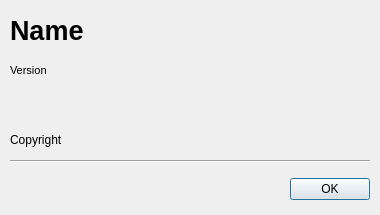
<?xml version="1.0" encoding="UTF-8"?>
<ui version="4.0">
 <class>AboutDialog</class>
 <widget class="QDialog" name="AboutDialog">
  <property name="geometry">
   <rect>
    <x>0</x>
    <y>0</y>
    <width>380</width>
    <height>215</height>
   </rect>
  </property>
  <property name="windowTitle">
   <string>About</string>
  </property>
  <property name="modal">
   <bool>true</bool>
  </property>
  <widget class="QDialogButtonBox" name="buttonBox">
   <property name="geometry">
    <rect>
     <x>10</x>
     <y>173</y>
     <width>360</width>
     <height>32</height>
    </rect>
   </property>
   <property name="orientation">
    <enum>Qt::Horizontal</enum>
   </property>
   <property name="standardButtons">
    <set>QDialogButtonBox::Ok</set>
   </property>
  </widget>
  <widget class="QLabel" name="nameLabel">
   <property name="geometry">
    <rect>
     <x>10</x>
     <y>10</y>
     <width>360</width>
     <height>40</height>
    </rect>
   </property>
   <property name="font">
    <font>
     <pointsize>20</pointsize>
     <weight>75</weight>
     <bold>true</bold>
    </font>
   </property>
   <property name="text">
    <string>Name</string>
   </property>
  </widget>
  <widget class="QLabel" name="versionLabel">
   <property name="geometry">
    <rect>
     <x>10</x>
     <y>60</y>
     <width>360</width>
     <height>20</height>
    </rect>
   </property>
   <property name="font">
    <font>
     <pointsize>8</pointsize>
    </font>
   </property>
   <property name="text">
    <string>Version</string>
   </property>
  </widget>
  <widget class="QLabel" name="copyrightLabel">
   <property name="geometry">
    <rect>
     <x>10</x>
     <y>130</y>
     <width>360</width>
     <height>20</height>
    </rect>
   </property>
   <property name="text">
    <string>Copyright</string>
   </property>
  </widget>
  <widget class="Line" name="line">
   <property name="geometry">
    <rect>
     <x>10</x>
     <y>160</y>
     <width>360</width>
     <height>3</height>
    </rect>
   </property>
   <property name="orientation">
    <enum>Qt::Horizontal</enum>
   </property>
  </widget>
 </widget>
 <resources/>
 <connections>
  <connection>
   <sender>buttonBox</sender>
   <signal>accepted()</signal>
   <receiver>AboutDialog</receiver>
   <slot>accept()</slot>
   <hints>
    <hint type="sourcelabel">
     <x>248</x>
     <y>400</y>
    </hint>
    <hint type="destinationlabel">
     <x>157</x>
     <y>274</y>
    </hint>
   </hints>
  </connection>
  <connection>
   <sender>buttonBox</sender>
   <signal>rejected()</signal>
   <receiver>AboutDialog</receiver>
   <slot>reject()</slot>
   <hints>
    <hint type="sourcelabel">
     <x>316</x>
     <y>400</y>
    </hint>
    <hint type="destinationlabel">
     <x>286</x>
     <y>274</y>
    </hint>
   </hints>
  </connection>
 </connections>
</ui>
